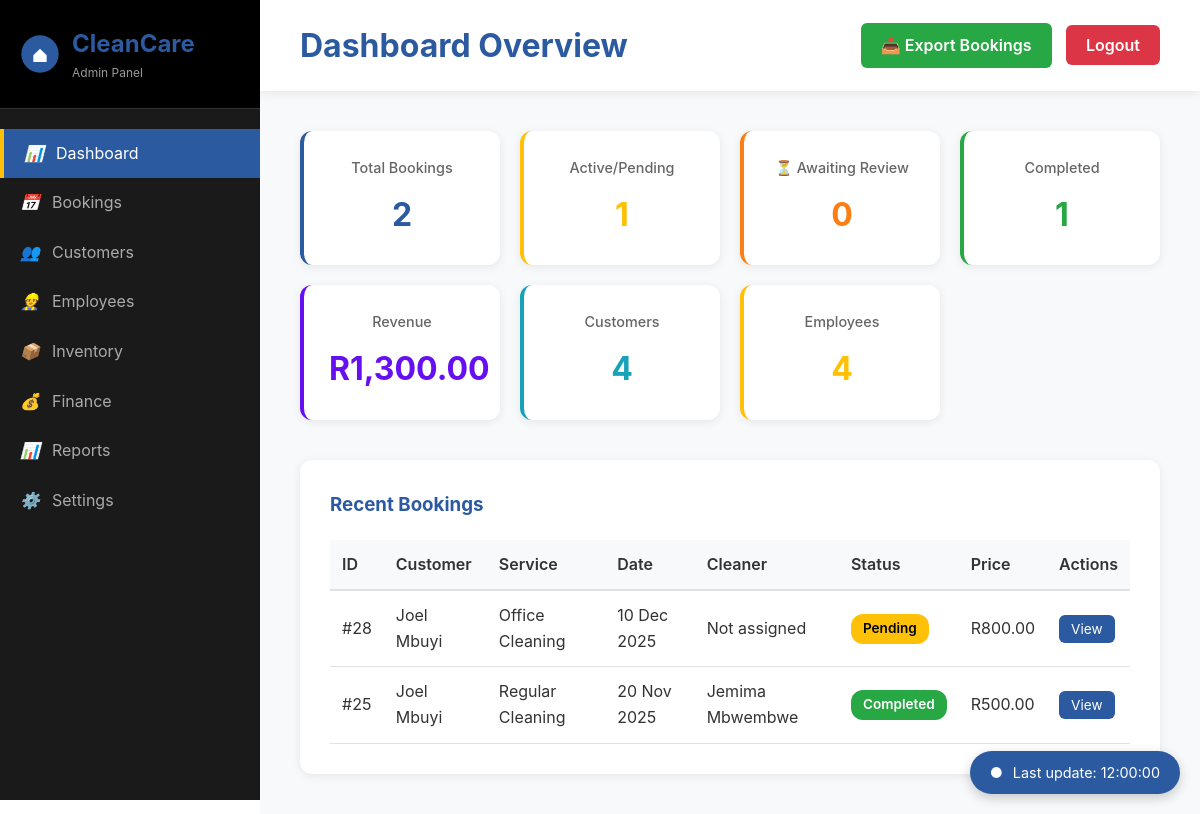
The page /dashboards/admin.php (signed in) on the database its author committed.
### tables this page shows
CREATE TABLE `bookings` (
  `id` int(11) NOT NULL,
  `customer_id` int(11) NOT NULL,
  `cleaner_id` int(11) DEFAULT NULL,
  `service_id` varchar(255) NOT NULL,
  `price` decimal(10,2) NOT NULL,
  `date_booked` date NOT NULL,
  `location` varchar(255) NOT NULL,
  `completed` tinyint(1) DEFAULT 0,
  `booking_date` date NOT NULL,
  `customer` varchar(100) NOT NULL,
  `cleaner` varchar(100) NOT NULL,
  `inventory_log` tinyint(1) DEFAULT 0,
  `inventory_deducted` tinyint(1) DEFAULT 0,
  `status` enum('pending','assigned','in_progress','completed_by_cleaner','completed','cancelled') DEFAULT 'pending',
  `payment_status` enum('unpaid','paid','refunded','partial_refund') DEFAULT 'unpaid',
  `cancelled_at` datetime DEFAULT NULL,
  `cancellation_reason` text DEFAULT NULL,
  `completed_by_cleaner_at` datetime DEFAULT NULL,
  `completed_by_admin_at` datetime DEFAULT NULL,
  `review` text DEFAULT NULL,
  `rating` int(11) DEFAULT NULL
);

CREATE TABLE `customers` (
  `id` int(11) NOT NULL,
  `name` varchar(100) NOT NULL,
  `email` varchar(100) DEFAULT NULL,
  `phone` varchar(20) DEFAULT NULL,
  `address` text DEFAULT NULL
);

CREATE TABLE `employees` (
  `id` int(11) NOT NULL,
  `name` varchar(100) NOT NULL,
  `email` varchar(100) DEFAULT NULL,
  `phone` varchar(20) DEFAULT NULL,
  `position` varchar(50) DEFAULT NULL
);

### dashboards/admin.php (the view, shortened to what this page needs)
<?php
require_once '../backend/db_config.php';
try {
    $stmt = $pdo->query("SELECT
                        COUNT(*) as total_bookings,
                        SUM(CASE WHEN status IN ('pending', 'assigned', 'in_progress') AND completed = 0 THEN 1 ELSE 0 END) as pending,
                        SUM(CASE WHEN status = 'completed' OR completed = 1 THEN 1 ELSE 0 END) as completed,
                        SUM(CASE WHEN status = 'completed_by_cleaner' THEN 1 ELSE 0 END) as awaiting_review,
                        SUM(price) as total_revenue
                        FROM bookings");
    $booking_stats = $stmt->fetch(PDO::FETCH_ASSOC);
    $stmt = $pdo->query("SELECT COUNT(*) as total FROM customers");
    $customer_count = $stmt->fetch(PDO::FETCH_ASSOC)['total'];
    $stmt = $pdo->query("SELECT COUNT(*) as total FROM employees");
    $employee_count = $stmt->fetch(PDO::FETCH_ASSOC)['total'];
    $stmt = $pdo->query("SELECT b.*,
                        c.name as customer_name,
                        e.name as employee_name
                        FROM bookings b
                        LEFT JOIN customers c ON b.customer_id = c.id
                        LEFT JOIN employees e ON b.cleaner_id = e.id
                        ORDER BY b.id DESC LIMIT 10");
    $recent_bookings = $stmt->fetchAll(PDO::FETCH_ASSOC);
} catch (PDOException $e) {
    error_log("Admin dashboard error: " . $e->getMessage());
    $booking_stats = ['total_bookings' => 0, 'pending' => 0, 'completed' => 0, 'awaiting_review' => 0, 'total_revenue' => 0];
    $recent_bookings = [];
    $customer_count = 0;
    $employee_count = 0;
    $inventory_count = 0;
    $admin_notifications = [];
}
$service_names = [
    1 => 'Regular Cleaning',
    2 => 'Deep Cleaning',
    3 => 'Move In/Out',
    4 => 'Office Cleaning',
    5 => 'Carpet Cleaning',
    6 => 'Window Cleaning'
];
?>
<!DOCTYPE html>
<html lang="en">
<head>
    <link rel="stylesheet" href="../frontend/css/style.css">
    <link rel="stylesheet" href="../frontend/css/dashboard.css">
</head>
<body>
    <div class="admin-layout">
        <aside class="admin-sidebar">
            <div class="sidebar-header">
                <div class="sidebar-logo">
                    <svg viewBox="0 0 60 60" width="40" height="40">
                        <circle cx="30" cy="30" r="28" fill="#2c5aa0"/>
                        <path d="M 20 32 L 30 22 L 40 32 L 40 42 L 20 42 Z" fill="white"/>
                    </svg>
                    <div>
                        <h2>CleanCare</h2>
                        <p>Admin Panel</p>
                    </div>
                </div>
            </div>
            <nav class="sidebar-nav">
                <a href="admin.php" class="active"><i>📊</i> Dashboard</a>
                <a href="../pages/manage_bookings.php"><i>📅</i> Bookings</a>
                <a href="../pages/manage_customers.php"><i>👥</i> Customers</a>
                <a href="../pages/manage_employees.php"><i>👷</i> Employees</a>
                <a href="../pages/manage_inventory.php"><i>📦</i> Inventory</a>
                <a href="../pages/manage_finance.php"><i>💰</i> Finance</a>
                <a href="../pages/reports.php"><i>📊</i> Reports</a>
                <a href="../pages/settings.php"><i>⚙️</i> Settings</a>
            </nav>
        </aside>
        <main class="admin-main">
            <div class="admin-header">
                <h1 style="margin: 0; color: #2c5aa0;">Dashboard Overview</h1>
                <div>
                    <a href="../pages/export_data.php?type=bookings" class="btn-export">📥 Export Bookings</a>
                    <a href="../backend/logout.php" style="background: #dc3545; color: white; padding: 10px 20px; border-radius: 6px; text-decoration: none; font-weight: 600;">Logout</a>
                </div>
            </div>
            <div class="admin-content">
                <div class="stats-grid">
                    <div class="stat-card">
                        <h3>Total Bookings</h3>
                        <p class="stat-value" id="stat-total"><?= $booking_stats['total_bookings'] ?></p>
                    </div>
                    <div class="stat-card" style="border-left-color: #FFC107;">
                        <h3>Active/Pending</h3>
                        <p class="stat-value" style="color: #FFC107;" id="stat-pending"><?= $booking_stats['pending'] ?></p>
                    </div>
                    <div class="stat-card" style="border-left-color: #fd7e14;">
                        <h3>⏳ Awaiting Review</h3>
                        <p class="stat-value" style="color: #fd7e14;" id="stat-awaiting"><?= $booking_stats['awaiting_review'] ?></p>
                    </div>
                    <div class="stat-card" style="border-left-color: #28a745;">
                        <h3>Completed</h3>
                        <p class="stat-value" style="color: #28a745;" id="stat-completed"><?= $booking_stats['completed'] ?></p>
                    </div>
                    <div class="stat-card" style="border-left-color: #6610f2;">
                        <h3>Revenue</h3>
                        <p class="stat-value" style="color: #6610f2;" id="stat-revenue">R<?= number_format($booking_stats['total_revenue'], 2) ?></p>
                    </div>
                    <div class="stat-card" style="border-left-color: #17a2b8;">
                        <h3>Customers</h3>
                        <p class="stat-value" style="color: #17a2b8;" id="stat-customers"><?= $customer_count ?></p>
                    </div>
                    <div class="stat-card" style="border-left-color: #FFC107;">
                        <h3>Employees</h3>
                        <p class="stat-value" style="color: #FFC107;" id="stat-employees"><?= $employee_count ?></p>
                    </div>
                </div>
                <div class="data-table-container">
                    <h3 style="color: #2c5aa0; margin-bottom: 10px;">Recent Bookings</h3>
                    <div id="bookings-table">
                        <?php if (empty($recent_bookings)): ?>
                            <p style="text-align: center; color: #999; padding: 40px;">No bookings yet.</p>
                        <?php else: ?>
                            <table class="data-table">
                                <thead>
                                    <tr>
                                        <th>ID</th>
                                        <th>Customer</th>
                                        <th>Service</th>
                                        <th>Date</th>
                                        <th>Cleaner</th>
                                        <th>Status</th>
                                        <th>Price</th>
                                        <th>Actions</th>
                                    </tr>
                                </thead>
                                <tbody id="bookings-tbody">
                                    <?php foreach ($recent_bookings as $booking):
                                        $status = $booking['status'] ?? ($booking['completed'] ? 'completed' : 'pending');
                                        $service_name = $service_names[$booking['service_id']] ?? $booking['service_id'];
                                        $status_labels = [
                                            'pending' => 'Pending',
                                            'assigned' => 'Assigned',
                                            'in_progress' => 'In Progress',
                                            'completed_by_cleaner' => '⏳ Needs Review',
                                            'completed_by_customer' => 'Customer OK',
                                            'completed' => 'Completed',
                                            'cancelled' => 'Cancelled'
                                        ];
                                        $status_display = $status_labels[$status] ?? ucwords($status);
                                    ?>
                                    <tr>
                                        <td>#<?= $booking['id'] ?></td>
                                        <td><?= htmlspecialchars($booking['customer_name']) ?></td>
                                        <td><?= htmlspecialchars($service_name) ?></td>
                                        <td><?= date('d M Y', strtotime($booking['booking_date'])) ?></td>
                                        <td><?= htmlspecialchars($booking['employee_name'] ?? 'Not assigned') ?></td>
                                        <td><span class="status-badge status-<?= $status ?>"><?= $status_display ?></span></td>
                                        <td>R<?= number_format($booking['price'], 2) ?></td>
                                        <td>
                                            <a href="../pages/booking_details.php?id=<?= $booking['id'] ?>" style="background: #2c5aa0; color: white; padding: 6px 12px; border-radius: 6px; text-decoration: none; font-size: 0.85rem;">
                                                <?= $status === 'completed_by_cleaner' ? '⚠️ Review' : 'View' ?>
                                            </a>
                                        </td>
                                    </tr>
                                    <?php endforeach; ?>
                                </tbody>
                            </table>
                        <?php endif; ?>
                    </div>
                </div>
            </div>
        </main>
    </div>
    <div class="update-indicator">
        <span class="pulse">●</span>
        <span>Last update: <span id="update-time"><?= date('H:i:s') ?></span></span>
    </div>
</body>
</html>

### frontend/css/style.css (style rules this page uses)
* { margin: 0; padding: 0; box-sizing: border-box; }
html { scroll-behavior: smooth; scroll-padding-top: 80px; }
body { font-family: -apple-system, BlinkMacSystemFont, 'Segoe UI', 'Roboto', 'Oxygen', 'Ubuntu', sans-serif; line-height: 1.6; color: #333; background: #ffffff; }
.stat-card { background: white; padding: 2rem; border-radius: 15px; text-align: center; box-shadow: 0 5px 20px rgba(0,0,0,0.08); }
.stat-card h3 { font-size: 2.5rem; color: #2c5aa0; margin-bottom: 0.5rem; }
.stat-card p { color: #666; font-weight: 500; }

### frontend/css/dashboard.css (style rules this page uses)
.stats-grid { display: grid; grid-template-columns: repeat(auto-fit, minmax(250px, 1fr)); gap: 25px; margin-bottom: 40px; }
.stat-card { background: white; padding: 30px; border-radius: 12px; box-shadow: 0 2px 10px rgba(0,0,0,0.08); border-left: 4px solid #2c5aa0; transition: transform 0.3s, box-shadow 0.3s; }
.stat-card h3 { color: #666; font-size: 0.9rem; margin-bottom: 10px; font-weight: 500; }
.stat-card .stat-value { font-size: 2.5rem; color: #2c5aa0; font-weight: 700; margin: 0; }
.data-table-container { background: white; padding: 30px; border-radius: 12px; box-shadow: 0 2px 10px rgba(0,0,0,0.08); overflow-x: auto; }
.data-table { width: 100%; border-collapse: collapse; margin-top: 20px; }
.data-table thead { background: #f8f9fa; border-bottom: 2px solid #dee2e6; }
.data-table th { padding: 12px; text-align: left; font-weight: 600; color: #333; }
.data-table td { padding: 12px; border-bottom: 1px solid #dee2e6; }
.status-badge { padding: 4px 12px; border-radius: 12px; font-size: 0.85rem; font-weight: 600; display: inline-block; }
.status-pending { background: #FFC107; color: white; }
.status-completed { background: #17a2b8; color: white; }

### dashboards/admin.php (style rules this page uses)
body { margin: 0; overflow-x: hidden; }
.admin-layout { display: flex; min-height: 100vh; }
.admin-sidebar { width: 260px; background: #1a1a1a; color: white; position: fixed; height: 100vh; overflow-y: auto; z-index: 1000; }
.sidebar-header { padding: 25px 20px; border-bottom: 1px solid #333; background: #000; }
.sidebar-logo { display: flex; align-items: center; gap: 12px; }
.sidebar-logo svg { width: 40px; height: 40px; }
.sidebar-logo h2 { font-size: 1.5rem; margin: 0; color: #2c5aa0; }
.sidebar-logo p { font-size: 0.75rem; color: #999; margin: 0; }
.sidebar-nav { padding: 20px 0; }
.sidebar-nav a { display: flex; align-items: center; padding: 12px 20px; color: #aaa; text-decoration: none; transition: all 0.3s; gap: 12px; }
.sidebar-nav a.active { background: #2c5aa0; color: white; border-left: 4px solid #FFC107; }
.admin-main { margin-left: 260px; flex: 1; background: #f8f9fa; min-height: 100vh; }
.admin-header { background: white; padding: 20px 40px; box-shadow: 0 2px 10px rgba(0,0,0,0.08); display: flex; justify-content: space-between; align-items: center; }
.admin-content { padding: 40px; }
.stats-grid { display: grid; grid-template-columns: repeat(auto-fit, minmax(200px, 1fr)); gap: 20px; margin-bottom: 40px; }
.stat-card { background: white; padding: 25px; border-radius: 12px; box-shadow: 0 2px 10px rgba(0,0,0,0.08); border-left: 4px solid #2c5aa0; transition: transform 0.2s; }
.stat-card h3 { color: #666; font-size: 0.9rem; margin-bottom: 10px; }
.stat-card .stat-value { font-size: 2rem; color: #2c5aa0; font-weight: 700; margin: 0; }
.data-table-container { background: white; padding: 30px; border-radius: 12px; box-shadow: 0 2px 10px rgba(0,0,0,0.08); margin-top: 30px; }
.data-table { width: 100%; border-collapse: collapse; margin-top: 20px; }
.data-table thead { background: #f8f9fa; border-bottom: 2px solid #dee2e6; }
.data-table th { padding: 12px; text-align: left; font-weight: 600; }
.data-table td { padding: 12px; border-bottom: 1px solid #dee2e6; }
.status-badge { padding: 4px 12px; border-radius: 12px; font-size: 0.85rem; font-weight: 600; color: white; white-space: nowrap; }
.status-pending { background: #FFC107; color: #000; }
.status-completed { background: #28a745; }
.btn-export { background: #28a745; color: white; padding: 10px 20px; border-radius: 6px; text-decoration: none; font-weight: 600; display: inline-block; margin-right: 10px; }
.update-indicator { position: fixed; bottom: 20px; right: 20px; background: #2c5aa0; color: white; padding: 10px 20px; border-radius: 25px; box-shadow: 0 4px 12px rgba(0,0,0,0.2); z-index: 999; font-size: 0.9rem; display: flex; align-items: center; gap: 10px; }
.pulse { animation: pulse 2s infinite; }

### rows shown on the page
bookings: id "28", customer.name "Joel Mbuyi", service "Office Cleaning", booking_date "10 Dec 2025", employee_name "Not assigned", status "Pending", price "800.00", shows "View"
bookings: id "25", customer.name "Joel Mbuyi", service "Regular Cleaning", booking_date "20 Nov 2025", cleaner.name "Jemima Mbwembwe", status "Completed", price "500.00", shows "View"

### other values the page prints
$booking_stats['total_bookings'] "2"
$booking_stats['pending'] "1"
$booking_stats['awaiting_review'] "0"
$booking_stats['completed'] "1"
$booking_stats['total_revenue'] "1,300.00"
$customer_count "4"
$employee_count "4"
